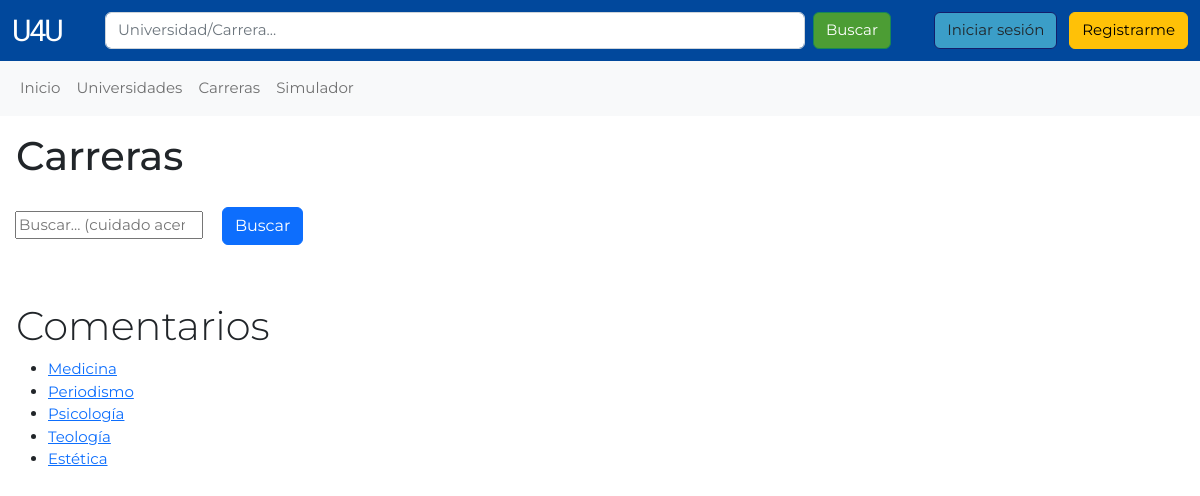
The app's page /carreras with its own data.
### u4uapp/models.py (models this page shows)
class Carrera(models.Model):
    nombre=models.CharField(max_length=128)
    universidades=models.ManyToManyField(Universidad)
    infog= models.CharField(max_length=256)

### u4uapp/views.py (the view)
# urls.py: path('carreras', views.carreras, name='carreras'),
def carreras(request):
    carreras = Carrera.objects.all()
    if request.method == "GET":
        return render(request, "u4uapp/carreras.html", {"carreras": carreras})
    elif request.method == "POST":
        if "aplicarBusqueda" in request.POST:
            query = request.POST["carreras_busqueda"]
            carreras = carreras.filter(nombre__icontains=query)
            return render(request, "u4uapp/carreras.html", {"carreras": carreras})

### u4uapp/templates/u4uapp/carreras.html (shortened to what this page needs)
{% extends "./base.html" %}
{% block content %}
<h1 class="m-3">Carreras</h1>
<form action="" method="post">
  <input type="search" id="carreras_busqueda" placeholder="Buscar... (cuidado acentos)" name="carreras_busqueda" style="margin: 15px">
  <button class="btn btn-primary" name="aplicarBusqueda" type="submit">Buscar</button>
</form>
<div class="m-3 mt-5">
  <h1 class="fw-light">Comentarios</h1>
  <ul>
    {% for carrera in carreras %}
    <li><a href="/carrera/{{ carrera.id }}">{{ carrera.nombre }}</a></li>
    {% endfor %}
  </ul>
</div>
{% endblock %}

### u4uapp/static/u4uapp/base.css (style rules this page uses)
body { font-family: Montserrat, sans-serif; font-size: 15px; }

### records on screen
Carrera: nombre "Medicina"
Carrera: nombre "Periodismo"
Carrera: nombre "Psicología"
Carrera: nombre "Teología"
Carrera: nombre "Estética"
